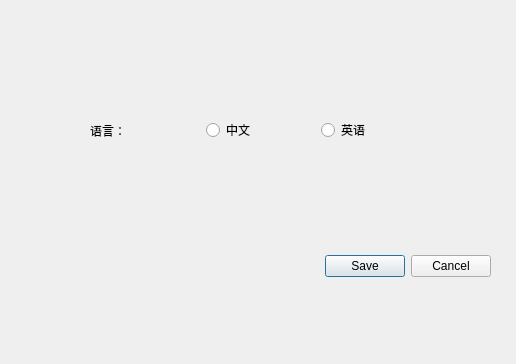
<?xml version="1.0" encoding="UTF-8"?>
<ui version="4.0">
 <class>window_language_setting</class>
 <widget class="QDialog" name="window_language_setting">
  <property name="geometry">
   <rect>
    <x>0</x>
    <y>0</y>
    <width>516</width>
    <height>364</height>
   </rect>
  </property>
  <property name="windowTitle">
   <string>Dialog</string>
  </property>
  <widget class="QDialogButtonBox" name="buttonBox">
   <property name="geometry">
    <rect>
     <x>150</x>
     <y>250</y>
     <width>341</width>
     <height>32</height>
    </rect>
   </property>
   <property name="orientation">
    <enum>Qt::Horizontal</enum>
   </property>
   <property name="standardButtons">
    <set>QDialogButtonBox::Cancel|QDialogButtonBox::Save</set>
   </property>
  </widget>
  <widget class="QWidget" name="layoutWidget">
   <property name="geometry">
    <rect>
     <x>90</x>
     <y>110</y>
     <width>341</width>
     <height>41</height>
    </rect>
   </property>
   <layout class="QHBoxLayout" name="horizontalLayout">
    <item>
     <widget class="QLabel" name="save_flag">
      <property name="text">
       <string>语言：</string>
      </property>
     </widget>
    </item>
    <item>
     <widget class="QRadioButton" name="Chinese">
      <property name="text">
       <string>中文</string>
      </property>
     </widget>
    </item>
    <item>
     <widget class="QRadioButton" name="English">
      <property name="text">
       <string>英语</string>
      </property>
     </widget>
    </item>
   </layout>
  </widget>
 </widget>
 <resources/>
 <connections>
  <connection>
   <sender>buttonBox</sender>
   <signal>accepted()</signal>
   <receiver>window_language_setting</receiver>
   <slot>save()</slot>
   <hints>
    <hint type="sourcelabel">
     <x>273</x>
     <y>261</y>
    </hint>
    <hint type="destinationlabel">
     <x>148</x>
     <y>330</y>
    </hint>
   </hints>
  </connection>
  <connection>
   <sender>buttonBox</sender>
   <signal>rejected()</signal>
   <receiver>window_language_setting</receiver>
   <slot>cancel()</slot>
   <hints>
    <hint type="sourcelabel">
     <x>369</x>
     <y>268</y>
    </hint>
    <hint type="destinationlabel">
     <x>318</x>
     <y>344</y>
    </hint>
   </hints>
  </connection>
  <connection>
   <sender>buttonBox</sender>
   <signal>accepted()</signal>
   <receiver>window_language_setting</receiver>
   <slot>accept()</slot>
   <hints>
    <hint type="sourcelabel">
     <x>294</x>
     <y>273</y>
    </hint>
    <hint type="destinationlabel">
     <x>111</x>
     <y>218</y>
    </hint>
   </hints>
  </connection>
  <connection>
   <sender>buttonBox</sender>
   <signal>rejected()</signal>
   <receiver>window_language_setting</receiver>
   <slot>reject()</slot>
   <hints>
    <hint type="sourcelabel">
     <x>358</x>
     <y>263</y>
    </hint>
    <hint type="destinationlabel">
     <x>472</x>
     <y>220</y>
    </hint>
   </hints>
  </connection>
 </connections>
 <slots>
  <slot>save()</slot>
  <slot>cancel()</slot>
 </slots>
</ui>
